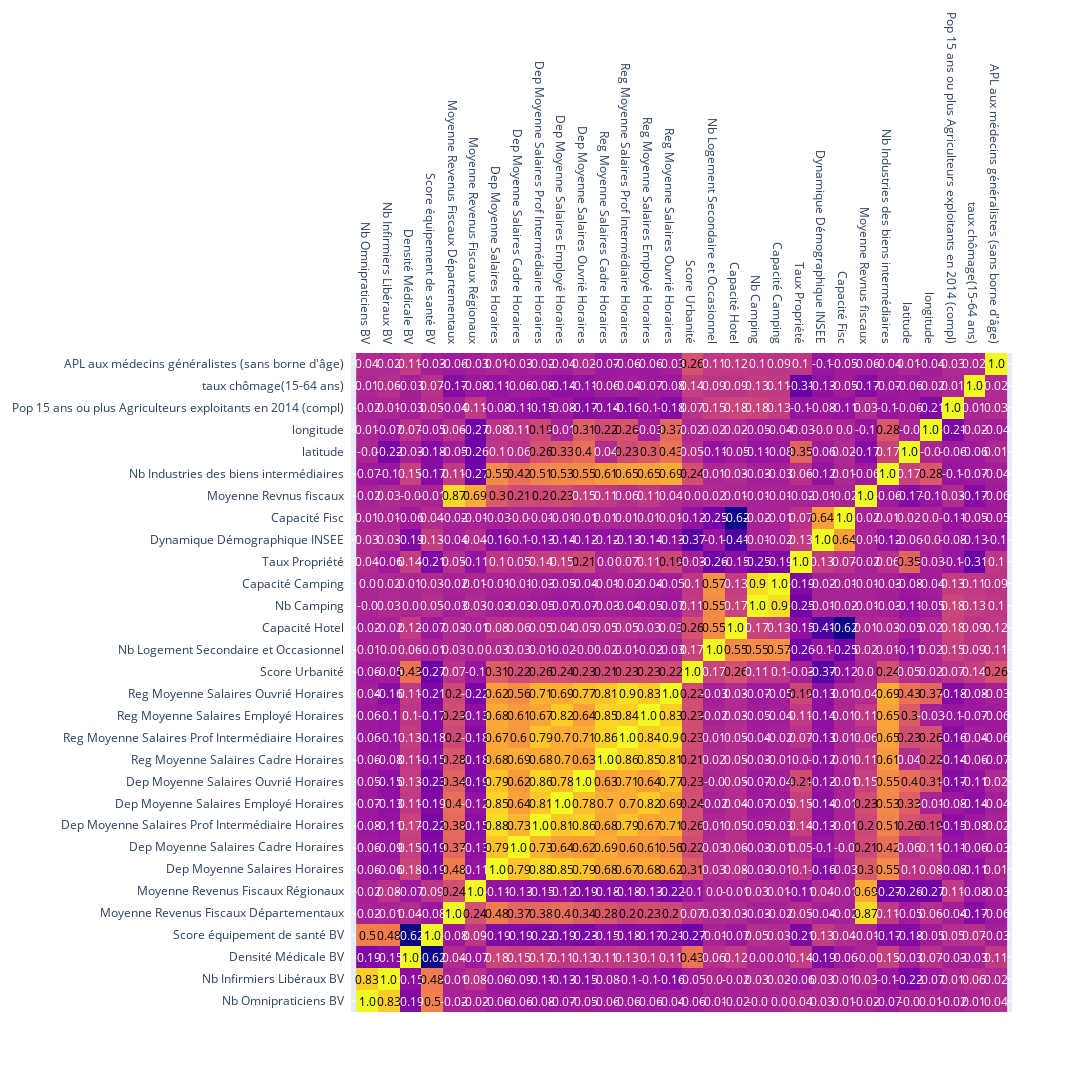

Source (notebook cell):
### Code cell
# Remove columns to be dropped
numeric_columns_filtered = insee_df.select_dtypes(include=['float64', 'int64']).drop(columns=no_keep)

# Re-calculate the correlation matrix
corr_matrix_filtered = numeric_columns_filtered.corr().round(2)

print("New correlation matrix:")
print(corr_matrix_filtered)

fig = ff.create_annotated_heatmap(corr_matrix_filtered.values,
                                  x=corr_matrix_filtered.columns.tolist(),
                                  y=corr_matrix_filtered.index.tolist())

fig.update_layout(height=1200, width=1600)

fig.show()
